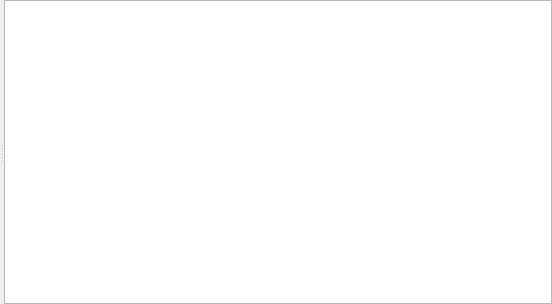
<?xml version="1.0" encoding="UTF-8"?>
<ui version="4.0">
 <class>PrivateMessageWindow</class>
 <widget class="QMainWindow" name="PrivateMessageWindow">
  <property name="geometry">
   <rect>
    <x>0</x>
    <y>0</y>
    <width>552</width>
    <height>304</height>
   </rect>
  </property>
  <property name="windowTitle">
   <string>privateMessageWindow.title</string>
  </property>
  <widget class="QWidget" name="centralwidget">
   <layout class="QVBoxLayout" name="verticalLayout">
    <property name="spacing">
     <number>0</number>
    </property>
    <property name="leftMargin">
     <number>0</number>
    </property>
    <property name="topMargin">
     <number>0</number>
    </property>
    <property name="rightMargin">
     <number>0</number>
    </property>
    <property name="bottomMargin">
     <number>0</number>
    </property>
    <item>
     <widget class="QSplitter" name="splitter">
      <property name="orientation">
       <enum>Qt::Horizontal</enum>
      </property>
      <widget class="QStackedWidget" name="stackedWidget"/>
      <widget class="QListView" name="listView"/>
     </widget>
    </item>
   </layout>
  </widget>
 </widget>
 <resources/>
 <connections/>
</ui>
